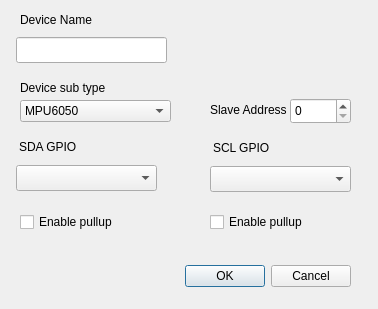
<?xml version="1.0" encoding="UTF-8"?>
<ui version="4.0">
 <class>Dialog_config_i2c</class>
 <widget class="QDialog" name="Dialog_config_i2c">
  <property name="geometry">
   <rect>
    <x>0</x>
    <y>0</y>
    <width>378</width>
    <height>309</height>
   </rect>
  </property>
  <property name="windowTitle">
   <string>Dialog</string>
  </property>
  <widget class="QDialogButtonBox" name="buttonBox">
   <property name="geometry">
    <rect>
     <x>10</x>
     <y>260</y>
     <width>341</width>
     <height>32</height>
    </rect>
   </property>
   <property name="orientation">
    <enum>Qt::Horizontal</enum>
   </property>
   <property name="standardButtons">
    <set>QDialogButtonBox::Cancel|QDialogButtonBox::Ok</set>
   </property>
  </widget>
  <widget class="QLineEdit" name="lineEdit_device_name">
   <property name="geometry">
    <rect>
     <x>16</x>
     <y>37</y>
     <width>151</width>
     <height>26</height>
    </rect>
   </property>
  </widget>
  <widget class="QLabel" name="label_GPIO">
   <property name="geometry">
    <rect>
     <x>19</x>
     <y>137</y>
     <width>121</width>
     <height>20</height>
    </rect>
   </property>
   <property name="text">
    <string>SDA GPIO</string>
   </property>
  </widget>
  <widget class="QCheckBox" name="checkBox_invert_output">
   <property name="geometry">
    <rect>
     <x>20</x>
     <y>210</y>
     <width>141</width>
     <height>24</height>
    </rect>
   </property>
   <property name="text">
    <string>Enable pullup</string>
   </property>
  </widget>
  <widget class="QComboBox" name="comboBox_output_gpio">
   <property name="geometry">
    <rect>
     <x>16</x>
     <y>165</y>
     <width>141</width>
     <height>26</height>
    </rect>
   </property>
  </widget>
  <widget class="QLabel" name="label_device_name">
   <property name="geometry">
    <rect>
     <x>20</x>
     <y>10</y>
     <width>121</width>
     <height>20</height>
    </rect>
   </property>
   <property name="text">
    <string>Device Name</string>
   </property>
  </widget>
  <widget class="QLabel" name="label_GPIO_2">
   <property name="geometry">
    <rect>
     <x>213</x>
     <y>138</y>
     <width>121</width>
     <height>20</height>
    </rect>
   </property>
   <property name="text">
    <string>SCL GPIO</string>
   </property>
  </widget>
  <widget class="QComboBox" name="comboBox_output_gpio_2">
   <property name="geometry">
    <rect>
     <x>210</x>
     <y>166</y>
     <width>141</width>
     <height>26</height>
    </rect>
   </property>
  </widget>
  <widget class="QCheckBox" name="checkBox_invert_output_2">
   <property name="geometry">
    <rect>
     <x>210</x>
     <y>210</y>
     <width>141</width>
     <height>24</height>
    </rect>
   </property>
   <property name="text">
    <string>Enable pullup</string>
   </property>
  </widget>
  <widget class="QSpinBox" name="spinBox">
   <property name="geometry">
    <rect>
     <x>290</x>
     <y>98</y>
     <width>61</width>
     <height>26</height>
    </rect>
   </property>
   <property name="maximum">
    <number>127</number>
   </property>
  </widget>
  <widget class="QLabel" name="label_GPIO_3">
   <property name="geometry">
    <rect>
     <x>210</x>
     <y>100</y>
     <width>101</width>
     <height>20</height>
    </rect>
   </property>
   <property name="text">
    <string>Slave Address</string>
   </property>
  </widget>
  <widget class="QComboBox" name="comboBox">
   <property name="geometry">
    <rect>
     <x>20</x>
     <y>100</y>
     <width>151</width>
     <height>22</height>
    </rect>
   </property>
   <item>
    <property name="text">
     <string>MPU6050</string>
    </property>
   </item>
   <item>
    <property name="text">
     <string>ADXL345</string>
    </property>
   </item>
   <item>
    <property name="text">
     <string>GY271</string>
    </property>
   </item>
   <item>
    <property name="text">
     <string>MCP4725</string>
    </property>
   </item>
   <item>
    <property name="text">
     <string>GY530</string>
    </property>
   </item>
   <item>
    <property name="text">
     <string>DS1307</string>
    </property>
   </item>
   <item>
    <property name="text">
     <string>MAX30100</string>
    </property>
   </item>
   <item>
    <property name="text">
     <string>BMP280</string>
    </property>
   </item>
   <item>
    <property name="text">
     <string>LNA219</string>
    </property>
   </item>
  </widget>
  <widget class="QLabel" name="label">
   <property name="geometry">
    <rect>
     <x>20</x>
     <y>80</y>
     <width>101</width>
     <height>16</height>
    </rect>
   </property>
   <property name="text">
    <string>Device sub type</string>
   </property>
  </widget>
 </widget>
 <resources/>
 <connections>
  <connection>
   <sender>buttonBox</sender>
   <signal>accepted()</signal>
   <receiver>Dialog_config_i2c</receiver>
   <slot>accept()</slot>
   <hints>
    <hint type="sourcelabel">
     <x>248</x>
     <y>254</y>
    </hint>
    <hint type="destinationlabel">
     <x>157</x>
     <y>274</y>
    </hint>
   </hints>
  </connection>
  <connection>
   <sender>buttonBox</sender>
   <signal>rejected()</signal>
   <receiver>Dialog_config_i2c</receiver>
   <slot>reject()</slot>
   <hints>
    <hint type="sourcelabel">
     <x>316</x>
     <y>260</y>
    </hint>
    <hint type="destinationlabel">
     <x>286</x>
     <y>274</y>
    </hint>
   </hints>
  </connection>
 </connections>
</ui>
